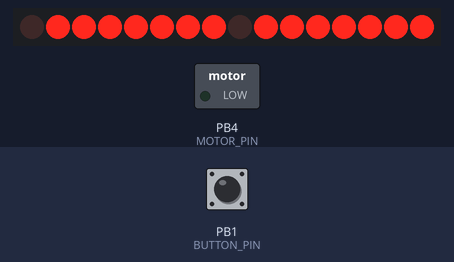
Simulated run of this sketch. Board: ATtiny85, built with avr-gcc and run on an emulated ATtiny85. Parts: 16 shift-register outputs drawn as a row of LEDs (first output left, lit = HIGH), switched loads named in the sketch (green lamp = pin HIGH). Wiring (inferred from the names in the program): 2 × shift register (74HC595): data PB0; shift clock PB2; latch PB3. Wiring (inferred from the signals the program sends): row of LEDs: on Q0, Q1, Q2, Q3, Q4, Q5, Q6, Q7, Q8, Q9, Q10, Q11, Q12, Q13, Q14, Q15. The inputs (shaded band) are chosen by the test bench; at power-on: PB1 (BUTTON_PIN) HIGH. Sleep ends after the set time or at an interrupt; random numbers use the default seed unless the sketch sets one; pins used as bus, display or sensor lines are not drawn.

Above: at 0.2 s.
3.7 s: PB1 (BUTTON_PIN) pulled HIGH for 0.15 s
At 4.2 s:
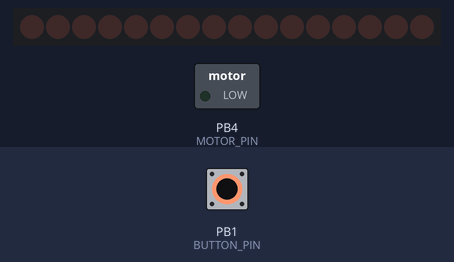
Timing chart, 0 to 6.7 s (numbered marks = the images above; inputs shaded):
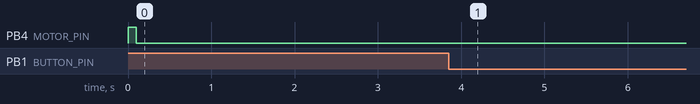

The sketch:

RandomCubePro.ino
```cpp
#include <ShiftRegister74HC595.h>
#include <GyverButton.h>
#include <avr/sleep.h>
#include <avr/interrupt.h>
#include <avr/power.h>

#define adc_disable() (ADCSRA &= ~(1<<ADEN))
#define adc_enable()  (ADCSRA |=  (1<<ADEN))

#define DATA_PIN 0                            //Пін підключений до DS входу 74HC595
#define CLOCK_PIN 2                           //Пін підключений до SH_CP входу 74HC595
#define LATCH_PIN 3                           //Пін підключений до ST_CP входу 74HC595
#define NUMBER_OF_REGISTERS 2

#define BUTTON_PIN 1
#define MOTOR_PIN 4

#define LIGHT_PERIOD 3000
#define MY_VCC_CONST 1.05

#define MAX_BRIGHTNESS 250
#define MIN_BRIGHTNESS 0
#define BRIGHTNESS_STEP 10

byte brightness = 200;
unsigned long lightTimer = 0;
byte rndNumbers[2] = {7, 7};
byte displayedNumbers[2];
byte symbols[11] = {B00000000, B00010000, B00101000, B00111000, B10101010, B10111010, B11101110, B11111110,
                B00000100, B00010100, B01010100}; //76543210

ShiftRegister74HC595 shiftRegister(NUMBER_OF_REGISTERS, DATA_PIN, CLOCK_PIN, LATCH_PIN);
GButton button(BUTTON_PIN, LOW_PULL, NORM_OPEN);

// один клік ------------------ увімкнення підсвітки
// подвійний клік ------------- перемішування
// потрійний кнопки ----------- відображення заряду
// один клік + утриання ------- яскравість++
// подвійний клік + утримання - яскравість--

ISR(PCINT0_vect){
  button.tick();
}

void setup(){
  cli();                        // заборонити переривання
  GIMSK |= (1 << PCIE);
  PCMSK |= (1 << BUTTON_PIN);
  sei();                        // дозволяємо переривання
  wakeUp();

  button.setDebounce(5);
  //button.setTimeout(1000);
  button.setClickTimeout(500);
  button.setStepTimeout(100);

  displayNumbers(rndNumbers);
  motorsVibe(100);
}

void loop(){
  button.tick();

  switch(button.getClicks()){
    case 1:
      displayNumbers(rndNumbers);
      break;
    case 2:
      motorsVibe(100);
      delay(100);
      motorsVibe(100);
      displayNumbers(getRandomNumbers());
      break;
    case 3:
      displayVcc();
      break;
  }

  if (button.isStep(1)) {
    lightTimer = millis();
    if(brightness + BRIGHTNESS_STEP <= MAX_BRIGHTNESS) brightness += BRIGHTNESS_STEP;
  }
  else if (button.isStep(2)) {
    lightTimer = millis();
    if(brightness - BRIGHTNESS_STEP >= MIN_BRIGHTNESS) brightness -= BRIGHTNESS_STEP;
  }

  shiftRegisterPWM(brightness);

  if(abs(millis() - lightTimer) >= LIGHT_PERIOD) sleep();
}

void shiftRegisterPWM(byte pwm){
  displayArray(displayedNumbers);
  delayMicroseconds(1);
  clearDisplay();
  delayMicroseconds(20000 - pwm * 80);
}

byte* getRandomNumbers(){
  rndNumbers[0] = random(1, 7);
  rndNumbers[1] = random(1, 7);

  return rndNumbers;
}

void motorsVibe(int vibesPeriod){
  digitalWrite(MOTOR_PIN, HIGH);
  delay(vibesPeriod);
  digitalWrite(MOTOR_PIN, LOW);
}

void displayArray(byte array[]){
  uint8_t pinValues[] = {symbols[array[0]], symbols[array[1]]};
  shiftRegister.setAll(pinValues);
  displayedNumbers[0] = array[0];
  displayedNumbers[1] = array[1];
}

void clearDisplay(){
  uint8_t pinValues[] = {symbols[0], symbols[0]};
  shiftRegister.setAll(pinValues);
}

void displayNumbers(byte array[]){
  displayArray(array);
  lightTimer = millis();
}

void displayVcc(){
  motorsVibe(100);
  delay(100);
  motorsVibe(100);
  delay(100);
  motorsVibe(100);

  byte batteryLevel = constrain(map(readVcc(), 4200, 3000, 6, 0), 0, 6);

  for(byte i = 6; i >= batteryLevel; i--){
    byte batteryArray[2];
    if(i <= 3){
      batteryArray[0] = 0;
      batteryArray[1] = i + 7;
    }
    else{
      batteryArray[0] = (i - 3) + 7;
      batteryArray[1] = 10;
    }
    displayArray(batteryArray);

    unsigned long batteryPointTimer = millis();
    while((abs(millis() - batteryPointTimer) < 300)){
      shiftRegisterPWM(brightness);
    }
  }
  lightTimer = millis();
}

long readVcc(){ // універсальна функція для обчислення опорної напруги
  #if defined(__AVR_ATmega32U4__) || defined(__AVR_ATmega1280__) || defined(__AVR_ATmega2560__)
    ADMUX = _BV(REFS0) | _BV(MUX4) | _BV(MUX3) | _BV(MUX2) | _BV(MUX1);
  #elif defined (__AVR_ATtiny24__) || defined(__AVR_ATtiny44__) || defined(__AVR_ATtiny84__)
    ADMUX = _BV(MUX5) | _BV(MUX0);
  #elif defined (__AVR_ATtiny25__) || defined(__AVR_ATtiny45__) || defined(__AVR_ATtiny85__)
    ADMUX = _BV(MUX3) | _BV(MUX2);
  #else
    ADMUX = _BV(REFS0) | _BV(MUX3) | _BV(MUX2) | _BV(MUX1);
  #endif

  delay(2);
  ADCSRA |= _BV(ADSC);
  while (bit_is_set(ADCSRA, ADSC));
  uint8_t low  = ADCL;
  uint8_t high = ADCH;
  long result = (high << 8) | low;
  result = MY_VCC_CONST * 1023 * 1000 / result; // розрахунок реального VCC

  return result;
}

void wakeUp(){
  cli();                                  // Disable interrupts
  sleep_disable();                        // Clear SE bit
  adc_enable();                           // ADC on
  sei();                                  // Enable interrupts

  lightTimer = millis();

  pinMode(BUTTON_PIN, INPUT_PULLUP);
  pinMode(MOTOR_PIN, OUTPUT);
  pinMode(DATA_PIN, OUTPUT);
  pinMode(CLOCK_PIN, OUTPUT);
  pinMode(LATCH_PIN, OUTPUT);

  randomSeed(millis());
}

void sleep(){
  clearDisplay();
  displayedNumbers[0] = symbols[0];
  displayedNumbers[1] = symbols[0];

  for(byte pin = 0; pin <= 5; pin++){
    pinMode(pin, INPUT);
  }

  cli();                                  // Disable interrupts
  adc_disable();                          // ADC off
  set_sleep_mode(SLEEP_MODE_PWR_DOWN);    // replaces above statement

  sleep_enable();                         // Sets the Sleep Enable bit in the MCUCR Register (SE BIT)
  sei();                                  // Enable interrupts
  sleep_cpu();                            // sleep
  // ----------- sleep ------------


  // ---------- wake up! ----------
  wakeUp();
}
```
